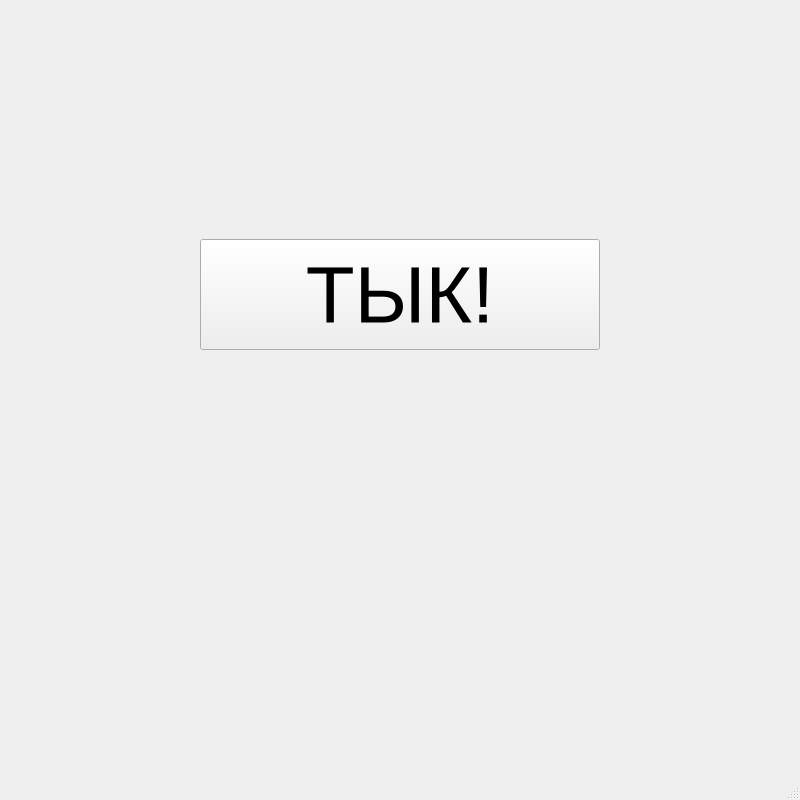
<?xml version="1.0" encoding="UTF-8"?>
<ui version="4.0">
 <class>MainWindow</class>
 <widget class="QMainWindow" name="MainWindow">
  <property name="geometry">
   <rect>
    <x>0</x>
    <y>0</y>
    <width>800</width>
    <height>800</height>
   </rect>
  </property>
  <property name="maximumSize">
   <size>
    <width>800</width>
    <height>800</height>
   </size>
  </property>
  <property name="windowTitle">
   <string>Тыкни и появится жёлтый кружок :D</string>
  </property>
  <property name="windowOpacity">
   <double>1.000000000000000</double>
  </property>
  <widget class="QWidget" name="centralwidget">
   <widget class="QPushButton" name="pushButton">
    <property name="geometry">
     <rect>
      <x>200</x>
      <y>239</y>
      <width>400</width>
      <height>111</height>
     </rect>
    </property>
    <property name="font">
     <font>
      <pointsize>60</pointsize>
      <weight>50</weight>
      <bold>false</bold>
     </font>
    </property>
    <property name="text">
     <string>ТЫК!</string>
    </property>
   </widget>
  </widget>
  <widget class="QMenuBar" name="menubar">
   <property name="geometry">
    <rect>
     <x>0</x>
     <y>0</y>
     <width>800</width>
     <height>21</height>
    </rect>
   </property>
  </widget>
  <widget class="QStatusBar" name="statusbar"/>
 </widget>
 <resources/>
 <connections/>
</ui>
